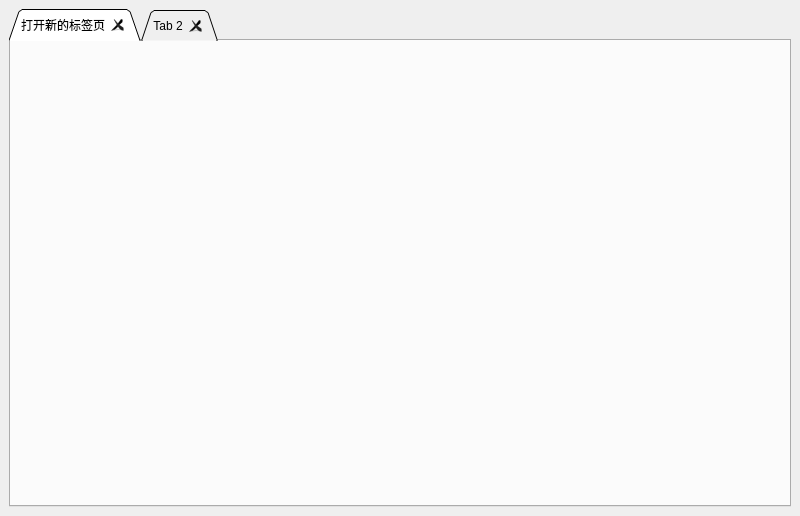
<?xml version="1.0" encoding="UTF-8"?>
<ui version="4.0">
 <class>CallLogBrowser</class>
 <widget class="QMainWindow" name="CallLogBrowser">
  <property name="geometry">
   <rect>
    <x>0</x>
    <y>0</y>
    <width>800</width>
    <height>516</height>
   </rect>
  </property>
  <property name="windowTitle">
   <string notr="true"/>
  </property>
  <widget class="QWidget" name="centralwidget">
   <layout class="QVBoxLayout" name="verticalLayout">
    <item>
     <widget class="QTabWidget" name="tabWidget">
      <property name="tabShape">
       <enum>QTabWidget::Triangular</enum>
      </property>
      <property name="elideMode">
       <enum>Qt::ElideNone</enum>
      </property>
      <property name="tabsClosable">
       <bool>true</bool>
      </property>
      <property name="movable">
       <bool>true</bool>
      </property>
      <widget class="QWidget" name="tab_1">
       <attribute name="title">
        <string>打开新的标签页</string>
       </attribute>
      </widget>
      <widget class="QWidget" name="tab_2">
       <attribute name="title">
        <string>Tab 2</string>
       </attribute>
      </widget>
     </widget>
    </item>
   </layout>
  </widget>
 </widget>
 <resources/>
 <connections/>
</ui>
